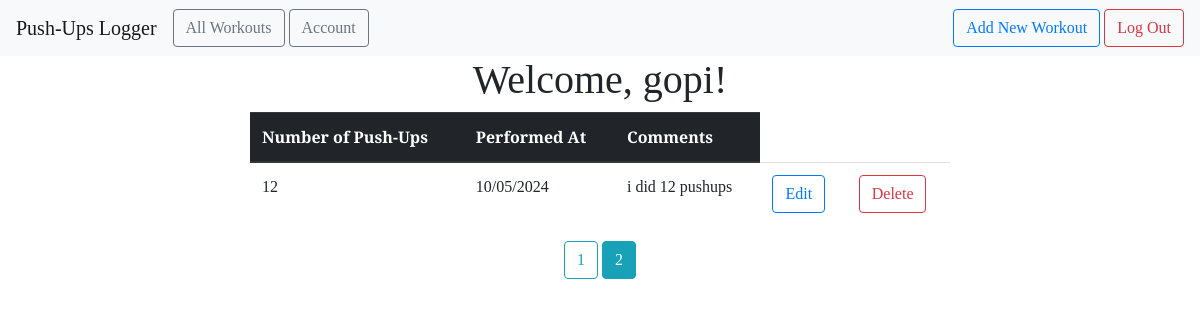
The app's page /all?page=2 (signed in) with its own data.
### APP_PUSHUPS/models.py (models this page shows)
class User(db.Model,UserMixin):
    id = db.Column(db.Integer,primary_key=True)
    email = db.Column(db.String(100),unique=True)
    password = db.Column(db.String(100))
    name = db.Column(db.String(100))
    workouts = db.relationship('Workout', backref='author', lazy=True)

class Workout(db.Model):
    id = db.Column(db.Integer, primary_key=True)
    pushups = db.Column(db.Integer, nullable=False)
    date_posted = db.Column(db.DateTime, nullable=False, default=datetime.utcnow)
    comment = db.Column(db.Text, nullable=False)
    user_id = db.Column(db.Integer, db.ForeignKey('user.id'), nullable=False)

### APP_PUSHUPS/main.py (the view)
@main.route('/all')
@login_required
def user_workouts():
    page = request.args.get('page',1, type=int)
    user = User.query.filter_by(email=current_user.email).first_or_404()
    workouts = Workout.query.filter_by(author=user).paginate(page=page,per_page=3)
    return render_template('all_workouts.html', workouts=workouts, user=user)

### APP_PUSHUPS/__init__.py (called while the page is built)
def create_app():
    from .main import main as main_blueprint
    from .auth import auth as auth_blueprint
    app.config['SECRET_KEY'] = 'secret-key'
    app.config['SQLALCHEMY_DATABASE_URI'] = 'sqlite:///db.sqlite'
    app.config['SQLALCHEMY_TRACK_MODIFICATIONS'] = False
    db.init_app(app)
    login_manager = LoginManager()
    login_manager.login_view = 'auth.login'
    login_manager.init_app(app)
    from .models import User
    @login_manager.user_loader
    def load_user(user_id):
        return User.query.get(int(user_id))
    app.register_blueprint(main_blueprint)
    app.register_blueprint(auth_blueprint)
    return app

### APP_PUSHUPS/templates/all_workouts.html (shortened to what this page needs)
{% extends "base.html" %} {% block head %} {{ super() }}
<link
  rel="stylesheet"
  href="{{ url_for('static', filename= 'extended_beauty.css') }}"
/>
{% endblock %} {% block content %}
<center>
  <h1>
    Welcome, {{ user.name }}!
  </h1>
</center>
<center>
  <div>
    <table class="table table-hover" style="width: 700px;">
      <thead class="thead-dark">
        <tr>
          <th scope="col">Number of Push-Ups</th>
          <th scope="col">Performed At</th>
          <th scope="col">Comments</th>
        </tr>
      </thead>
      <tbody>
        {% for workout in workouts.items %}
        <tr>
          <td>{{ workout.pushups }}</td>
          <td>{{ workout.date_posted.strftime('%m/%d/%Y') }}</td>
          <td>{{ workout.comment }}</td>
          <td>
            <a
              href="{{ url_for('main.update_workout', workout_id=workout.id) }}"
              class="btn btn-outline-primary"
              role="button"
            >
              Edit
            </a>
          </td>
          <td>
            <a
              href="{{ url_for('main.delete_workout', workout_id=workout.id) }}"
              class="btn btn-outline-danger"
              role="button"
            >
              Delete
            </a>
          </td>
        </tr>
        {% endfor %}
      </tbody>
    </table>
    {% for page_num in workouts.iter_pages(left_edge=1, right_edge=1,
    left_current=1, right_current=1) %} {% if page_num %} {% if workouts.page ==
    page_num %}
    <a
      class="btn btn-info mb-4"
      href="{{ url_for('main.user_workouts', page=page_num) }}"
      >{{ page_num }}</a
    >
    {% else %}
    <a
      class="btn btn-outline-info mb-4"
      href="{{ url_for('main.user_workouts', page=page_num) }}"
      >{{ page_num }}</a
    >
    {% endif %} {% else %} ... {% endif %} {% endfor %}
  </div>
</center>
{% endblock %}

### APP_PUSHUPS/static/beauty.css (style rules this page uses)
* { font-family: "Arvo", serif; }

### APP_PUSHUPS/static/extended_beauty.css (style rules this page uses)
h1, h2, h4, p { font-family: "Arvo", serif; }

### records on screen
User: name "gopi"
Workout: pushups "12", date_posted "10/05/2024", comment "i did 12 pushups"

### other values on screen
{{ page_num }} "1"
{{ page_num }} "2"
